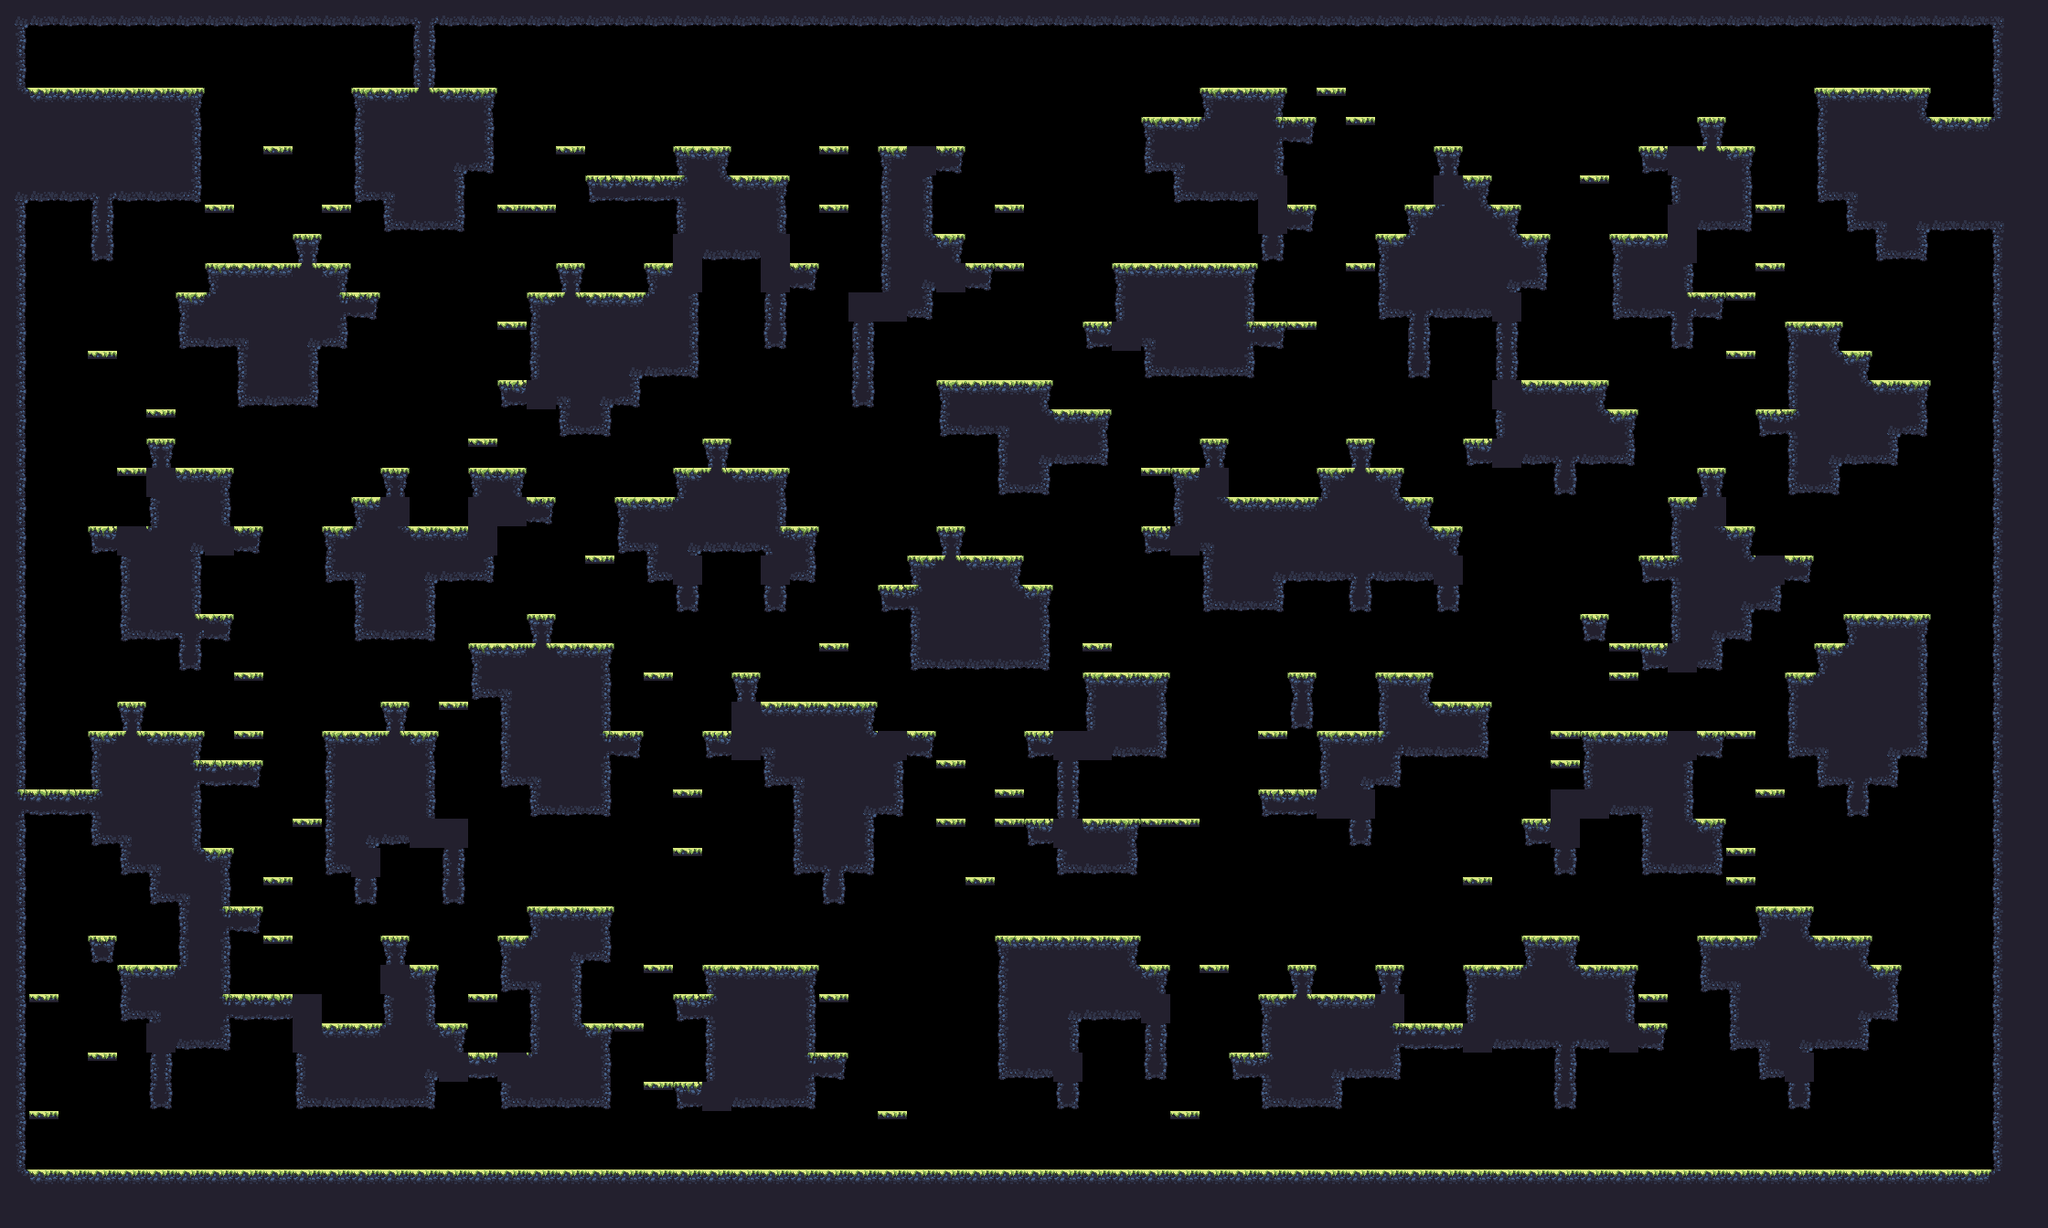

A 2D game scene composited from a Tiled map and its tileset images. What follows is a short description and the map's XML, with each tile layer's data collapsed to a summary:
An orthogonal 70x42 tile map with 32x32 px tiles, 1 tile layer (main) and 17 objects (9x spawn, spawnPlayer0, spawnCrown0, spawnPlayer1, spawnCrown1, ...).

<map compressionlevel="0" height="42" infinite="0" nextlayerid="3" nextobjectid="4" orientation="orthogonal" renderorder="right-down" tiledversion="1.3.2" tileheight="32" tilewidth="32" version="1.2" width="70">
 <tileset firstgid="1" source="forest_summer_tile_set.tsx" />
 <layer height="42" id="1" name="main" width="70">
  <data>[2940 cells, 1262 non-empty, 28 distinct tile ids]</data>
 </layer>
 <objectgroup><object id="1" name="spawnPlayer0" x="288" y="240.0" /><object id="2" name="spawnCrown0" x="192" y="272.0" /><object id="3" name="spawnPlayer1" x="2112" y="368.0" /><object id="4" name="spawnCrown1" x="2144" y="80.0" /><object id="5" name="spawnPlayer2" x="64" y="1232.0" /><object id="6" name="spawnCrown2" x="96" y="1232.0" /><object id="7" name="spawnPlayer3" x="2080" y="1232.0" /><object id="8" name="spawnCrown3" x="2144" y="1232.0" /><object id="9" name="spawn" x="512" y="848.0" /><object id="10" name="spawn" x="1568" y="1232.0" /><object id="11" name="spawn" x="2080" y="1232.0" /><object id="12" name="spawn" x="1664" y="1232.0" /><object id="13" name="spawn" x="352" y="752.0" /><object id="14" name="spawn" x="1760" y="1008.0" /><object id="15" name="spawn" x="1024" y="1232.0" /><object id="16" name="spawn" x="384" y="752.0" /><object id="17" name="spawn" x="1504" y="1232.0" /></objectgroup></map>
